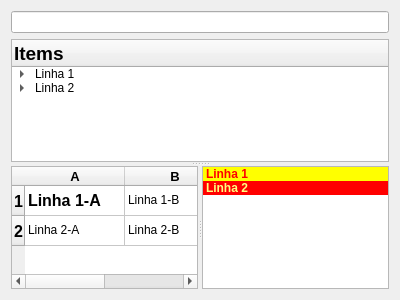
<?xml version="1.0" encoding="UTF-8"?>
<ui version="4.0">
 <class>MainWidget</class>
 <widget class="QWidget" name="MainWidget">
  <property name="geometry">
   <rect>
    <x>0</x>
    <y>0</y>
    <width>400</width>
    <height>300</height>
   </rect>
  </property>
  <property name="windowTitle">
   <string>MainWidget</string>
  </property>
  <layout class="QVBoxLayout" name="verticalLayout">
   <item>
    <widget class="QLineEdit" name="lineEdit">
     <property name="readOnly">
      <bool>true</bool>
     </property>
    </widget>
   </item>
   <item>
    <widget class="QSplitter" name="mainVSplitter">
     <property name="orientation">
      <enum>Qt::Vertical</enum>
     </property>
     <property name="childrenCollapsible">
      <bool>false</bool>
     </property>
     <widget class="QTreeWidget" name="treeWidget">
      <column>
       <property name="text">
        <string notr="true">Items</string>
       </property>
       <property name="font">
        <font>
         <pointsize>14</pointsize>
         <weight>75</weight>
         <bold>true</bold>
        </font>
       </property>
       <property name="icon">
        <iconset resource="recursos/recursos.qrc">
         <normaloff>:/imagens/down.png</normaloff>:/imagens/down.png</iconset>
       </property>
      </column>
      <item>
       <property name="text">
        <string>Linha 1</string>
       </property>
       <item>
        <property name="text">
         <string>Linha 1 Sub 1</string>
        </property>
        <item>
         <property name="text">
          <string>Linha 1 Sub 1 Sub 1</string>
         </property>
        </item>
       </item>
       <item>
        <property name="text">
         <string>Linha 1 Sub 2</string>
        </property>
       </item>
      </item>
      <item>
       <property name="text">
        <string>Linha 2</string>
       </property>
       <item>
        <property name="text">
         <string>Linha 2 Sub 1</string>
        </property>
       </item>
      </item>
     </widget>
     <widget class="QSplitter" name="table_list_HSplitter">
      <property name="orientation">
       <enum>Qt::Horizontal</enum>
      </property>
      <property name="childrenCollapsible">
       <bool>false</bool>
      </property>
      <widget class="QTableWidget" name="tableWidget">
       <row>
        <property name="text">
         <string>1</string>
        </property>
        <property name="font">
         <font>
          <pointsize>12</pointsize>
          <weight>75</weight>
          <bold>true</bold>
         </font>
        </property>
        <property name="icon">
         <iconset resource="recursos/recursos.qrc">
          <normaloff>:/imagens/cd_add.png</normaloff>:/imagens/cd_add.png</iconset>
        </property>
       </row>
       <row>
        <property name="text">
         <string>2</string>
        </property>
        <property name="font">
         <font>
          <pointsize>12</pointsize>
          <weight>75</weight>
          <bold>true</bold>
         </font>
        </property>
        <property name="icon">
         <iconset resource="recursos/recursos.qrc">
          <normaloff>:/imagens/cd_delete.png</normaloff>:/imagens/cd_delete.png</iconset>
        </property>
       </row>
       <column>
        <property name="text">
         <string>A</string>
        </property>
        <property name="font">
         <font>
          <pointsize>10</pointsize>
          <weight>75</weight>
          <bold>true</bold>
         </font>
        </property>
        <property name="icon">
         <iconset resource="recursos/recursos.qrc">
          <normaloff>:/imagens/clock.png</normaloff>:/imagens/clock.png</iconset>
        </property>
       </column>
       <column>
        <property name="text">
         <string>B</string>
        </property>
        <property name="font">
         <font>
          <pointsize>10</pointsize>
          <weight>75</weight>
          <bold>true</bold>
         </font>
        </property>
        <property name="icon">
         <iconset>
          <normaloff>recursos/config.png</normaloff>recursos/config.png</iconset>
        </property>
       </column>
       <item row="0" column="0">
        <property name="text">
         <string>Linha 1-A</string>
        </property>
        <property name="font">
         <font>
          <pointsize>12</pointsize>
          <weight>75</weight>
          <bold>true</bold>
         </font>
        </property>
        <property name="icon">
         <iconset resource="recursos/recursos.qrc">
          <normaloff>:/imagens/email.png</normaloff>:/imagens/email.png</iconset>
        </property>
       </item>
       <item row="0" column="1">
        <property name="text">
         <string>Linha 1-B</string>
        </property>
       </item>
       <item row="1" column="0">
        <property name="text">
         <string>Linha 2-A</string>
        </property>
       </item>
       <item row="1" column="1">
        <property name="text">
         <string>Linha 2-B</string>
        </property>
       </item>
      </widget>
      <widget class="QListWidget" name="listWidget">
       <item>
        <property name="text">
         <string>Linha 1</string>
        </property>
        <property name="font">
         <font>
          <weight>75</weight>
          <bold>true</bold>
         </font>
        </property>
        <property name="background">
         <brush brushstyle="SolidPattern">
          <color alpha="255">
           <red>255</red>
           <green>255</green>
           <blue>0</blue>
          </color>
         </brush>
        </property>
        <property name="foreground">
         <brush brushstyle="SolidPattern">
          <color alpha="255">
           <red>255</red>
           <green>0</green>
           <blue>0</blue>
          </color>
         </brush>
        </property>
        <property name="icon">
         <iconset resource="recursos/recursos.qrc">
          <normaloff>:/imagens/cd_add.png</normaloff>:/imagens/cd_add.png</iconset>
        </property>
       </item>
       <item>
        <property name="text">
         <string>Linha 2</string>
        </property>
        <property name="toolTip">
         <string>Esta é a linha 1</string>
        </property>
        <property name="font">
         <font>
          <weight>75</weight>
          <bold>true</bold>
         </font>
        </property>
        <property name="background">
         <brush brushstyle="SolidPattern">
          <color alpha="255">
           <red>255</red>
           <green>0</green>
           <blue>0</blue>
          </color>
         </brush>
        </property>
        <property name="foreground">
         <brush brushstyle="SolidPattern">
          <color alpha="255">
           <red>255</red>
           <green>255</green>
           <blue>127</blue>
          </color>
         </brush>
        </property>
        <property name="icon">
         <iconset>
          <normaloff>recursos/cd_delete.png</normaloff>recursos/cd_delete.png</iconset>
        </property>
       </item>
      </widget>
     </widget>
    </widget>
   </item>
  </layout>
 </widget>
 <layoutdefault spacing="6" margin="11"/>
 <resources>
  <include location="recursos/recursos.qrc"/>
 </resources>
 <connections/>
</ui>
